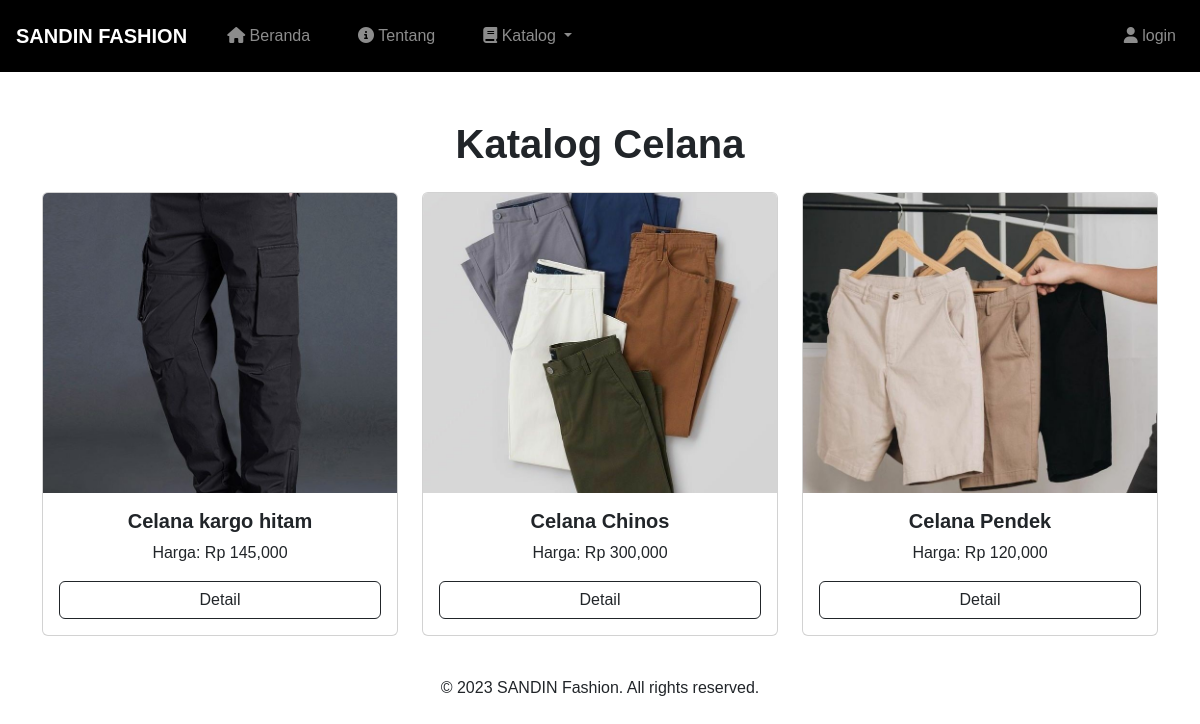
The app's page /katalog_celana.php with its own data.
### tables this page shows
CREATE TABLE `katalog` (
  `id` int(11) NOT NULL,
  `nama` varchar(255) NOT NULL,
  `gambar` varchar(255) NOT NULL,
  `harga` decimal(10,2) NOT NULL,
  `deskripsi` text DEFAULT NULL,
  `kategori` varchar(20) NOT NULL
);

### katalog_celana.php (the view, shortened to what this page needs)
<!DOCTYPE html>
<html lang="en">
<head>
    <link rel="stylesheet" href="https://cdn.jsdelivr.net/npm/bootstrap@5.3.2/dist/css/bootstrap.min.css">
</head>
<body>
    <?php include('navbar.php'); ?>
    <div class="container mt-5">
        <h1 class="text-center mb-4 fw-bolder" style="font-weight: bold !important;">Katalog Celana</h1>
        <div class="row">
            <?php
            include('koneksi.php');
            $query = "SELECT * FROM katalog WHERE kategori = 'celana'";
            $result = mysqli_query($koneksi, $query);
            while ($row = mysqli_fetch_assoc($result)) {
                echo "<div class='col-md-4 mb-4'>";
                echo "<div class='card'>";
                echo "<img src='uploads/" . $row['gambar'] . "' class='card-img-top' alt='" . $row['nama'] . "'>";
                echo "<div class='card-body text-center'>";
                echo "<h5 class='card-title fw-bold' style='font-weight: bold !important;'>" . $row['nama'] . "</h5>";
                echo "<p class='card-text'>Harga: Rp " . number_format($row['harga'],) . "</p>";
                echo "<button type='button' class='btn btn-outline-dark w-100' data-bs-toggle='modal' data-bs-target='#itemModal" . $row['id'] . "'>Detail</button>";
                echo "</div>";
                echo "</div>";
                echo "</div>";
            }
            ?>
        </div>
    </div>
    <footer class="text-center py-3">
        &copy; 2023 SANDIN Fashion. All rights reserved.
    </footer>
</body>
</html>

### katalog_celana.php (style rules this page uses)
body { font-family: 'Montserrat', sans-serif; }
.card-img-top { height: 300px; object-fit: cover; }

### navbar.php (style rules this page uses)
body { font-family: 'Montserrat', sans-serif; }

### records on screen
katalog: gambar (picture), nama "Celana kargo hitam", harga "145,000"
katalog: gambar (picture), nama "Celana Chinos", harga "300,000"
katalog: gambar (picture), nama "Celana Pendek", harga "120,000"
